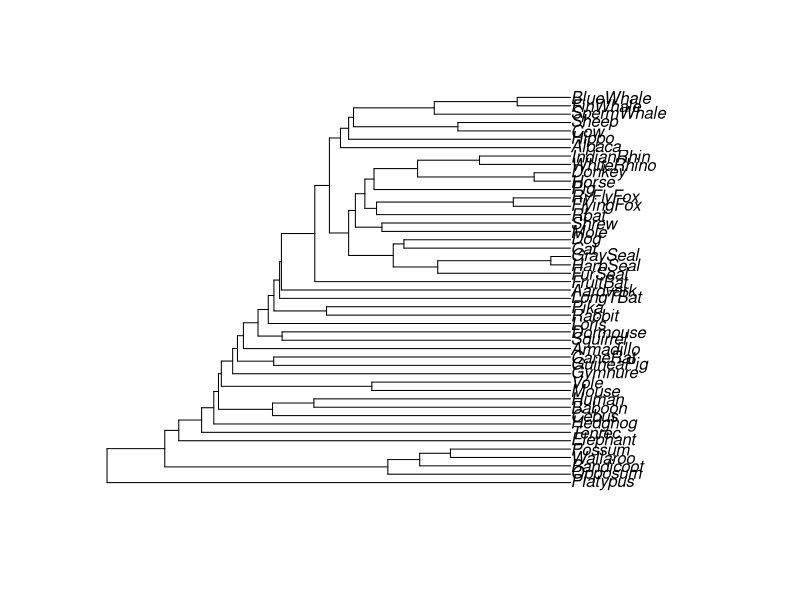

Write the R code that produced this figure.
library(phangorn)


### Name: upgma
### Title: UPGMA and WPGMA
### Aliases: upgma wpgma
### Keywords: cluster

### ** Examples


data(Laurasiatherian)
dm = dist.ml(Laurasiatherian)
tree = upgma(dm)
plot(tree)
